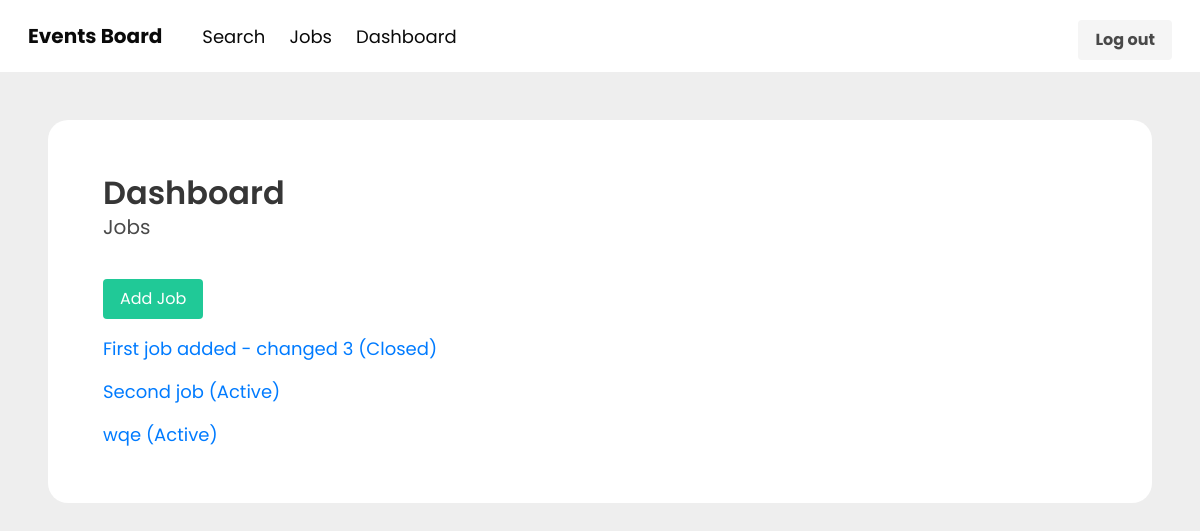
The app's page /dashboard/ (signed in), older data.
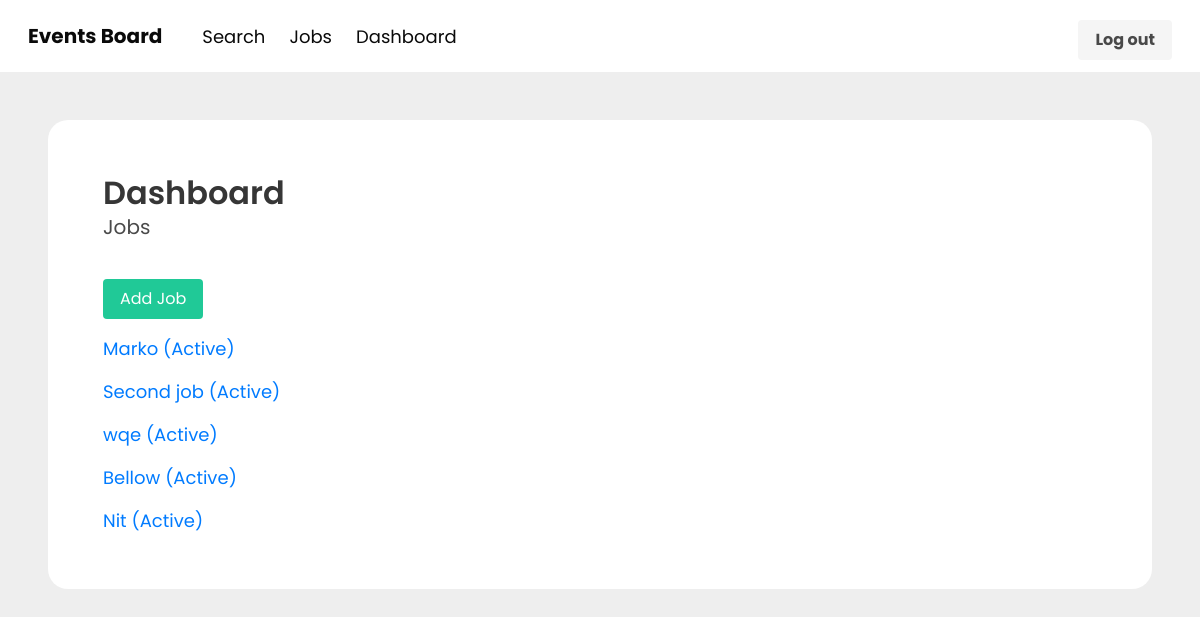
The same page, newer data.
### apps/core/models.py (models this page shows, shortened)
class Job(models.Model):
    SIZE_1_20 = 'size_1-20'
    SIZE_21_100 = 'size_21-100'
    SIZE_101_999 = 'size_101-999'
    SIZE_1000 = 'size_1000+'
    CHOICES_SIZE = (
        (SIZE_1_20, '1-20'),
        (SIZE_21_100, '21-100'),
        (SIZE_101_999, '101-999'),
        (SIZE_1000, '1000+'),
    )
    ACTIVE = 'active'
    CLOSED = 'closed'
    CHOICES_STATUS = (
        (ACTIVE, 'Active'),
        (CLOSED, 'Closed'),
    )
    title = models.CharField(max_length=255)
    short_description = models.TextField()
    long_description = models.TextField(blank=True, null=True) #Can be empty
    job_post=models.CharField(max_length=255, blank=True, null=True)
    company_name = models.CharField(max_length=255)
    company_address=models.CharField(max_length=255, blank=True, null=True)
    company_size = models.CharField(max_length=20, choices=CHOICES_SIZE, default=SIZE_1_20)
    created_by = models.ForeignKey(User, related_name='jobs', on_delete=models.CASCADE)
    created_at = models.DateTimeField(auto_now_add=True)
    changed_at = models.DateTimeField(auto_now=True)
    status = models.CharField(max_length=20, choices=CHOICES_STATUS, default=ACTIVE)

### apps/userprofile/views.py (the view)
# urls.py: path('dashboard/', dashboard, name='dashboard'),
@login_required
def dashboard(request):
    return render(request, 'dashboard.html', {'userprofile': request.user.userprofile})

### apps/userprofile/templates/dashboard.html (shortened to what this page needs)
{% extends 'base.html' %}
{% block content %}
<section class="tm-section">
    <div class="tm-content-container">
        <div class="tm-content">
            <h1 class="title">Dashboard</h1>
            {% if userprofile.is_employer %}
            <h2 class="subtitle">Jobs</h2>
            <a href="{% url 'add_job' %}" class="button is-info" id="register">Add Job</a>
            {% for job in request.user.jobs.all %}
            <div class="job pt-3">
                <a href="{% url 'view_dashboard_job' job.id %}">{{job.title}} ({{job.get_status_display}})</a>
            </div>
            {% empty %}
            <p>You dont have any jobs yet</p>
            {% endfor %}
            {% endif %}
        </div>
    </div>
</section>
{% endblock %}

Row changes from the older to the newer data that the page shows:
changed Job: title "First job added - changed 3" → "Marko"; status "Closed" → "Active"
added Job: title "Bellow", status "Active"
added Job: title "Nit", status "Active"
